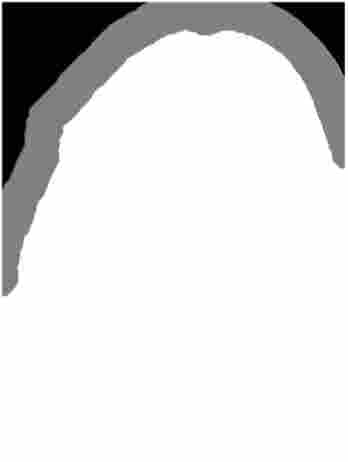
#> input picture img/new_girl_trimap.jpeg, 348 x 462 px; its folder holds 8 pictures in this run
$ jupyter execute --allow-errors new_girl.ipynb   (shell and % lines are left out)
#> lines starting #> are read from the running program, lines starting #| are printed output that depends on the picture; after the words box and inside, x2 and y2 are one past the last pixel; in counts of white or black regions, pixels touching at a corner belong together
[cell 1]
import numpy as np
import cv2
import matplotlib.pyplot as plt
# import plotly.express as px
import os
from  scipy import ndimage
IMAGES_FOLDER_PATH = "../../img"
import time

[cell 2]
def display_img_arr(img_arr, r, c, dim,titles_arr):
    fl = 0
    fig = plt.figure(figsize = dim)
    for i in range(r):
        for j in range(c):
            if len(img_arr) == fl:
                break
            ax1 = fig.add_subplot(r, c, fl + 1)
            ax1.set_title(titles_arr[fl], fontsize = 20)
            ax1.imshow(img_arr[fl], cmap = 'gray')
            fl = fl + 1
    plt.show()

def read_img(im_names):
    im = []
    im_gray = []
    for name in im_names:
        img =  cv2.imread(IMAGES_FOLDER_PATH+'/'+name)
        img = cv2.cvtColor(img, cv2.COLOR_BGR2RGB)
        if(len(im)>=1):
            img = cv2.resize(img,(im[0].shape[1],im[0].shape[0]))
        im.append(img)
        im_gray.append(cv2.cvtColor(img, cv2.COLOR_RGB2GRAY))
    return im, im_gray

[cell 3]
# gen trimap (for checking against bad quality trimaps)
img =  cv2.imread(IMAGES_FOLDER_PATH+'/'+'new_girl_trimap.jpeg',0)
#> img is the input picture: shape (462, 348); min 0, max 255, mean 219.5
# tri = cv2.resize(img,(images[0].shape[0],images[0].shape[1]))
def gen_tri(img,iters):
    """
    generates trimap given a matte or better quality tri-map
    returns trimap
    """
    kernel = np.ones((5,5),np.uint8)
    tri = cv2.erode(img,kernel,iterations = iters)

    for i in range(tri.shape[0]):
        for j in range(tri.shape[1]):
            if(tri[i][j]!=255 and tri[i][j]!=0):
                tri[i][j] = 127
    return tri

[cell 4]
img = cv2.imread(os.path.join(IMAGES_FOLDER_PATH, 'new_girl.jpeg'))
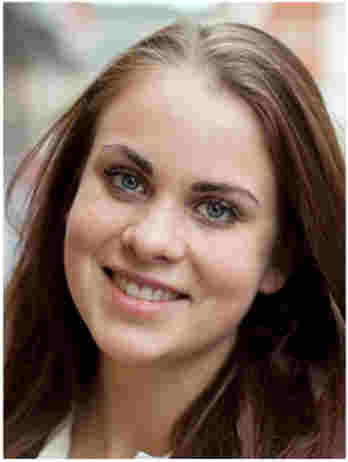
#> input picture img/new_girl.jpeg, 348 x 462 px
#> img is the input picture: shape (462, 348, 3); mean B, G, R 94.8, 105.7, 127.9
img = cv2.cvtColor(img, cv2.COLOR_BGR2RGB)
img_gray = cv2.imread(os.path.join(IMAGES_FOLDER_PATH, 'new_girl.jpeg'),0)
#> img_gray: shape (462, 348); min 0, max 255, mean 111
tri = cv2.imread(os.path.join(IMAGES_FOLDER_PATH, 'new_girl_trimap.jpeg'),0)


new_bg = cv2.imread(os.path.join(IMAGES_FOLDER_PATH, 'new_bg3.png'))
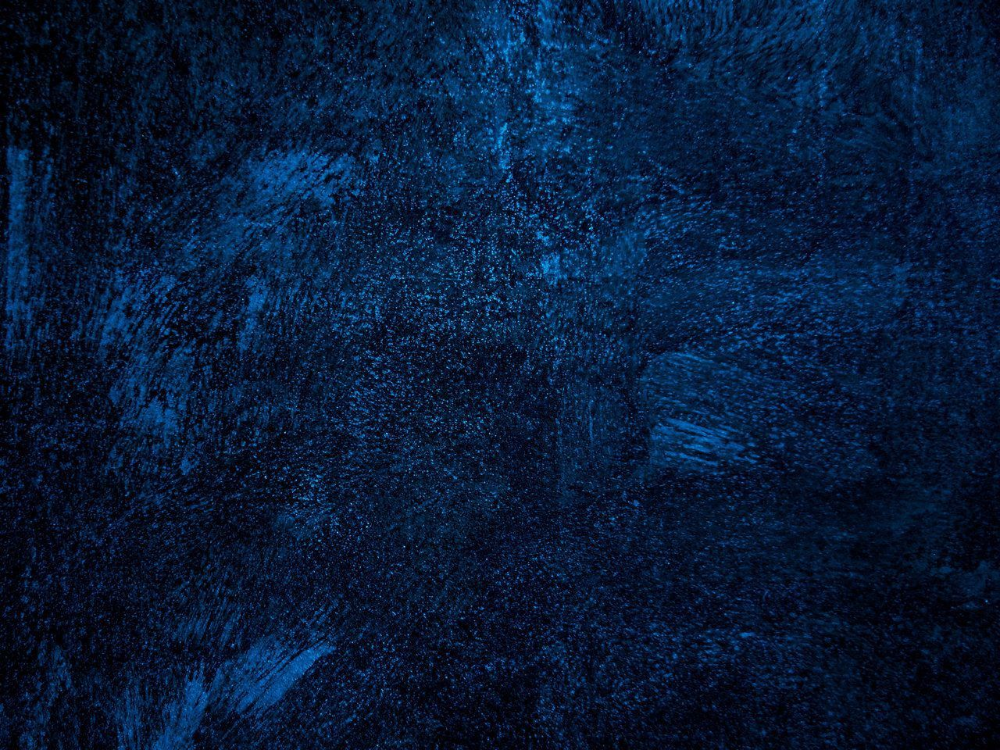
#> input picture img/new_bg3.png, 1000 x 750 px
#> new_bg is the input picture: shape (750, 1000, 3); mean B, G, R 56.4, 26.8, 8.8
new_bg = cv2.cvtColor(new_bg, cv2.COLOR_BGR2RGB)
new_bg = cv2.resize(new_bg, (img.shape[1],img.shape[0]))
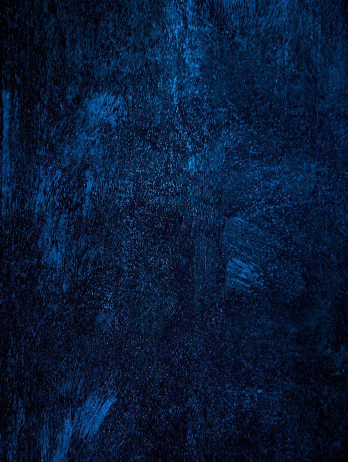
#> new_bg: shape (462, 348, 3); mean R, G, B 8.7, 26.7, 56.2
img3 = img
img3_gray = img_gray
tri3 = tri
new_bg3 = new_bg

[cell 5]
display_img_arr([img3,img3_gray,tri3,new_bg3], 2,2,(10,10), ['original img','grayscale','tri-map','new-bg'])
#> after the loop in display_img_arr, `for i in range(r):`: fl = 4

# Global Matting

Poisson Equation
$$\Delta \alpha = div (\frac{\nabla I}{F-B})$$
where, $\Delta = (\frac{\partial^2}{\partial x^2},\frac{\partial^2}{\partial y^2})$
is Laplacian Operator and div is divergence opertor

We solve this Poisson Equation using Gauss Siedel Iteration with overrealaxation method which is,

Given,  $$ \frac{\partial^2 f}{\partial x^2}+\frac{\partial^2 f}{\partial y^2} = S$$
$$ {f_{i,j}}^{(n+1)} = \frac{\beta}{4}({f_{i+1,j}}^{(n)} + {f_{i-1,j}}^{(n+1)}) + {f_{i,j+1}}^{(n)} + {f_{i,j-1}}^{(n+1)} - S_{i,j}) + (1-\beta){f_{i,j}}^{(n)}$$
where, $\beta$ lies in the range (1,2)

[cell 6]
def calc_masks(tri, img_gray):
    mask_bg = (tri<10)
    mask_fg = (tri>245)
    mask_unknown = (np.bitwise_and(tri>=10,tri<=245))

    fg = img_gray*(mask_fg)
    bg = img_gray*(mask_bg)
    unknown = img_gray*mask_unknown
    return [mask_fg,fg,mask_bg,bg,mask_unknown,unknown], ['fg mask','fg','bg mask','bg','mask unknown','unkown reg img']

def doubleDifferential(img, factor):
    dy, dx = np.gradient(img)
    d2y, _ = np.gradient(dy/factor)
    _, d2x = np.gradient(dx/factor)
    return d2y, d2x


def fb(img_gray,mask_fg,mask_bg,mask_unknown):
    F = img_gray*(mask_fg+mask_unknown)
    B = img_gray*(mask_bg+mask_unknown)
    return F, B

def global_alpha_matting(alpha,d2alpha,unknown_seg,iters = 50, threshold = 0.1, beta = 0.1):
    tic = time.time()
    prev_alpha = np.zeros(alpha.shape)
    diff = np.sum(np.abs(prev_alpha-alpha))

    for _ in range(iters):
        diff = np.sum(np.abs(prev_alpha-alpha))
        if diff < threshold:
            break
        for i in range(1,alpha.shape[0]-1):
            for j in range(1,alpha.shape[1]-1):
                if unknown_seg[i,j]!=0 :
                    alpha[i,j] = ((beta*(alpha[i,j-1]+alpha[i-1,j]+prev_alpha[i,j+1]+prev_alpha[i+1,j] - d2alpha[i,j])/4) + (1-beta)*prev_alpha[i,j])
    tac = time.time()
    return alpha, tac-tic

def grads(F,B,mask_fg,img_gray,mask_unknown):
    diff = np.minimum(np.maximum(F-B,0),255)

    diff = ndimage.filters.gaussian_filter(diff, 0.9)
    diff = np.minimum(np.maximum(diff,0),255)
    grad_y,grad_x = np.gradient(img_gray)
    diff[diff==0] = 1
    d2y_alpha, _ = np.gradient(grad_y/diff)
    _, d2x_alpha = np.gradient(grad_x/diff)
    d2alpha = d2y_alpha + d2x_alpha
    estimate_alpha = mask_fg + 0.5*mask_unknown
    return estimate_alpha, d2alpha, diff

def func_estimate_alpha(tri, img_gray):
    imgs, titles = calc_masks(tri, img_gray)
#> in calc_masks, `mask_bg = (tri<10)`:
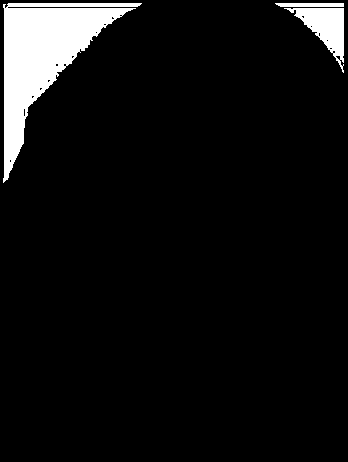
#> mask_bg: shape (462, 348) bool; 6.7% white; 3 white regions, box (x1, y1, x2, y2) and area: (3, 3, 142, 183) 8923, (284, 8, 344, 73) 1560, (275, 3, 344, 7) 267
#> in calc_masks, `mask_fg = (tri>245)`: mask_fg: shape (462, 348) bool; 79% white; 35 black regions (33 under 20 px), largest, box (x1, y1, x2, y2) and area: (0, 0, 346, 298) 33527, (347, 3, 348, 72) 69
#> in calc_masks, `mask_unknown = (np.bitwise_and(tri>=10,tri<=245))`: mask_unknown: shape (462, 348) bool; 14.3% white; 50 white regions (48 under 20 px), largest, box (x1, y1, x2, y2) and area: (0, 0, 346, 298) 22736, (347, 3, 348, 72) 69
    display_img_arr(imgs, 3,2,(10,10),titles)
    mask_fg,fg,mask_bg,bg,mask_unknown,unknown = imgs

    F,B = fb(img_gray,mask_fg,mask_bg,mask_unknown)
    display_img_arr([F,B], 1,2,(10,10),['F','B'])
#     print(mask_fg.shape,fg.shape,mask_bg.shape,bg.shape,mask_unknown.shape,unknown.shape,F.shape,B.shape,img_gray.shape)
    est_alpha, d2alpha, diff =  grads(F,B,mask_fg,img_gray,mask_unknown)
    return est_alpha, F, B, d2alpha, imgs, diff

def matting_combined(tri, img_gray):
    estimate_alpha, F, B, d2alpha, imgs, diff = func_estimate_alpha(tri, img_gray)
#> in func_estimate_alpha, `imgs, titles = calc_masks(tri, img_gray)`: imgs = 6 items; titles = ['fg mask', 'fg', 'bg mask', 'bg', 'mask unknown', 'unkown reg img']
#> in fb, `B = img_gray*(mask_bg+mask_unknown)`:
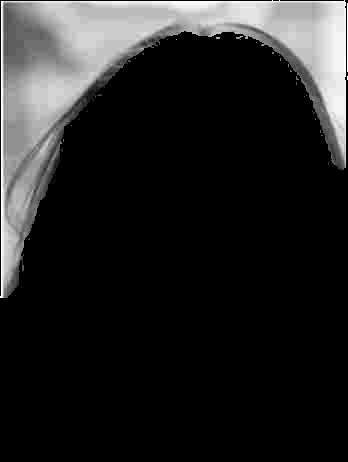
#> B: shape (462, 348); min 0, max 255, mean 35.6
#> in grads, `diff[diff==0] = 1`:
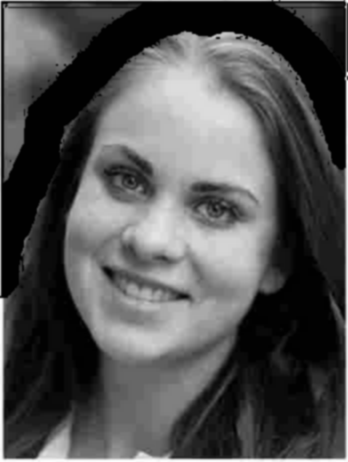
#> diff: shape (462, 348); min 1, max 253, mean 80.9
    mask_fg,fg,mask_bg,bg,mask_unknown,unknown = imgs
    alpha, _ = global_alpha_matting(estimate_alpha,d2alpha,mask_unknown)
    alpha = np.minimum(np.maximum(alpha,0),1)

    return {'alpha': alpha, 'F':F, 'B': B, 'diff': diff, 'unknown': unknown, 'mask_unknown': mask_unknown}

#     return alpha
# alpha = matting_combined(tri, img_gray)
all_data = matting_combined(tri, img_gray)
#> in matting_combined, `estimate_alpha, F, B, d2alpha, imgs, diff = func_estimate_alpha(tri, i..`: imgs = 6 items
#> in global_alpha_matting, `diff = np.sum(np.abs(prev_alpha-alpha))`: diff = 138548
#> the loop in global_alpha_matting, `for _ in range(iters):` made 50 passes
#> diff on passes 1 to 12: 138548, 129405.2, 129405.2, 129405.2, 129405.2, 129405.2, 129405.2, 129405.2, 129405.2, 129405.2, 129405.2, 129405.2
#> after the loop in global_alpha_matting, `for _ in range(iters):`:
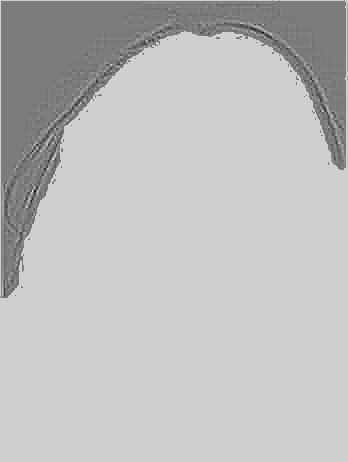
#> alpha: shape (462, 348) float64; min -1.47, max 1.56, mean 0.791; drawn with min black and max white
#> in matting_combined, `alpha = np.minimum(np.maximum(alpha,0),1)`:
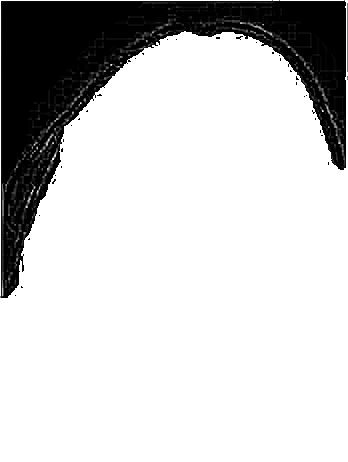
#> alpha: shape (462, 348) float64; min 0, max 1, mean 0.798
#> all_data = 6 items
## adding images also to this all_data
all_data.update({'img': img, 'img3_gray': img_gray})

## NOW all_data VARIABLE CONTAINS img, img_GRAY, ALPHA, DIFF, F, B, UNKNOWN


# display_img_arr([new_img ], 1,1,(10,10),['img with new bg'])

display_img_arr([all_data['alpha']], 1,2,(10,10),['alpha global matting'])

# Alpha blending

### I = α F + (1 − α )B

[cell 7]
def alpha_blend(new_bg3,alpha,img3 ):
    new_img = np.zeros(new_bg3.shape)
    new_img[:,:,0] = alpha*img3[:,:,0] + (1-alpha)*new_bg3[:,:,0]
    new_img[:,:,1] = alpha*img3[:,:,1] + (1-alpha)*new_bg3[:,:,1]
    new_img[:,:,2] = alpha*img3[:,:,2] + (1-alpha)*new_bg3[:,:,2]
    return np.int64(new_img)

new_img = alpha_blend(new_bg3,all_data['alpha'],img3)
#> in alpha_blend, `return np.int64(new_img)`:
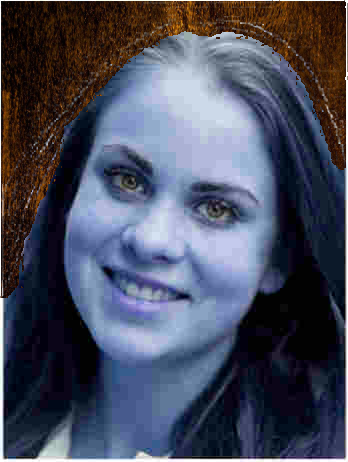
#> returned value: shape (462, 348, 3) int64; mean of channels 0, 1, 2 93.8, 76.7, 73.2; drawn as B, G, R
display_img_arr([new_img ], 1,2,(10,10),['img with new bg'])

[cell 8]
bg_names = ['jungle_bg.jpeg','flower_bg.jpeg','virtual_bg.jpeg','new_bg3.jpg']
#> (the rest of this cell did not finish here and is left out)

[cell 9]
# generate image in new bgs
new_imgs = []
#> (the rest of this cell did not finish here and is left out)

## Select Regions of Interest

[cell 10]
# get ROI from Select_roi.py

#returns top, left, bottom, right
# Select region where matte to be improved, after selecting type "quit"
#coords selected are saved in coords.txt file

[cell 11]
def read_coords():
    f = open('coords.txt','r')
    coords = f.read()
    f.close()
    # converting to int
    coord_int = []
    coords_i = coords.split(' ')
    for c in coords_i:
        if(c!=''):
            coord_int.append(int(c))
    return coord_int
# coords = read_coords()
coords = [2, 26, 286, 436]
print(coords)
left, top,add_right, add_bottom = coords
right = left + add_right
bottom = top + add_bottom
print(top, bottom, left, right)

## Diffusion Filtering

[cell 12]
# !pip install medpy

[cell 13]
from medpy.filter.smoothing import anisotropic_diffusion

[cell 14]
def diffusion(img):
    """
    args: img
    returns new img which is to be passed in for further refinement
    """
    diffused_image = anisotropic_diffusion(img3, niter=1, kappa=50, gamma=0.1, voxelspacing=None, option=1)
    ans = np.round(diffused_image)

    final_ans = np.empty(img3.shape, dtype=int)
    for k in range(3):
        for i in range(ans.shape[0]):
            for j in range(ans.shape[1]):
                final_ans[i, j, k] = int(ans[i, j, k])
    return final_ans
img_gray = cv2.imread(os.path.join(IMAGES_FOLDER_PATH, 'new_girl.jpeg'),0)
#> (the rest of this cell did not finish here and is left out)

[cell 15]
def local_matting(data_dic, top, bottom, left, right):
    h, w = data_dic['alpha'].shape[0], data_dic['alpha'].shape[1]
    local = 0
    if('local_matte' in data_dic.keys()):
        local = 1
        h, w = data_dic['local_matte'].shape[0], data_dic['local_matte'].shape[1]


    new_diff = data_dic['diff'][top:bottom+1, left:right+1]

    ## APPLYING GAUSSIAN FILTER ON THIS NEW DIFF
    new_diff = ndimage.filters.gaussian_filter(new_diff, 0.9)
    new_diff = np.minimum(np.maximum(new_diff,0),255)

    ## EXTRACTING SEGMENTS IN GIVEN RANGE FOR ORIGINAL IMAGE, FOREGROUND AND THE BACKGROUND
    required_img= data_dic['img3_gray'].copy()[top:bottom+1, left:right+1]
    required_fg = data_dic['F'].copy()[top:bottom+1,left:right+1]
    required_bg = data_dic['B'].copy()[top:bottom+1,left:right+1]
    required_unknown = data_dic['unknown'].copy()[top:bottom,left:right]
    required_alpha= data_dic['alpha'].copy()[top:bottom+1,left:right+1]
    if(local==1):
        required_alpha= data_dic['local_matte'].copy()[top:bottom+1,left:right+1]

    required_inverted_alpha= 1 - required_alpha
    required_mask_unknown = data_dic['mask_unknown'].copy()[top:bottom+1, left:right+1]


    ## GET DOUBLE DIFFERENTIAL FOR IMG, FOREGROUND AND BACKGROUND
    fg_d2y, fg_d2x = doubleDifferential(required_fg, new_diff)
    bg_d2y, bg_d2x = doubleDifferential(required_bg, new_diff)
    img_d2y, img_d2x = doubleDifferential(required_img, new_diff)
    weighted_fg = required_alpha*(fg_d2x+fg_d2y)
    weighted_bg = required_alpha*(bg_d2x+bg_d2y)
    new_d2alpha = img_d2x + img_d2y - weighted_fg - weighted_bg


#     display_img_arr([data_dic['alpha']], 1,2,(10,10),['alpha'])
    matte, time = global_alpha_matting(required_alpha,new_d2alpha,required_mask_unknown, iters= 50, threshold = 0.1, beta = 0.2)
#     display_img_arr([data_dic['alpha'],data_dic['mask_unknown']], 1,2,(10,10),['alpha','mask unkwon'])
    matte = np.minimum(np.maximum(matte,0),1)


#     matte, _= optimal_alpha_matting(required_alpha, new_d2alpha, required_unknown)

    return matte
all_data_2 = all_data.copy()
#> all_data_2 = 8 items
local_matte =  all_data_2['alpha'].copy()
# [7 lines of commented-out code are left out]
top,bottom,left,right = [ 347 ,475 ,130 ,195]
local_matte[top:bottom+1, left:right+1] = local_matting(all_data_2.copy(), top, bottom, left, right)
#> in local_matting, `required_bg = data_dic['B'].copy()[top:bottom+1,left:right+1]`: required_bg: shape (115, 66); every value is 0
#> in local_matting, `required_unknown = data_dic['unknown'].copy()[top:bottom,left:right]`: required_unknown: shape (115, 65); every value is 0
#> in local_matting, `required_alpha= data_dic['alpha'].copy()[top:bottom+1,left:right+1]`: required_alpha: shape (115, 66) float64; every value is 1
#> in local_matting, `required_inverted_alpha= 1 - required_alpha`: required_inverted_alpha: shape (115, 66) float64; every value is 0
#> in local_matting, `weighted_fg = required_alpha*(fg_d2x+fg_d2y)`:
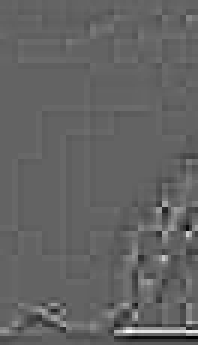
#> weighted_fg: shape (115, 66) float64 (shown 3 times larger); min -0.475, max 0.736, mean -0.000133; drawn with min black and max white
#> in local_matting, `matte, time = global_alpha_matting(required_alpha,new_d2alpha,required..`: time = 0.261
all_data_2['local_matte'] = local_matte

top,bottom,left,right = [367, 480, 386, 439]
#> (the rest of this cell did not finish here and is left out)

all_data_2['local_matte'] = local_matte


display_img_arr([all_data['alpha']], 1,2,(10,10),['global matte'])

local_matte = np.minimum(np.maximum(local_matte,0),1)
display_img_arr([local_matte], 1,2,(10,10),['local matte'])

### Local Poisson Matting vs Global Matting

[cell 16]
new_img_local = alpha_blend(new_bg3,local_matte,img3)
display_img_arr([new_img_local], 1,2,(10,10),['img with new bg using local matting'])
display_img_arr([new_img], 1,2,(10,10),['img with new bg using global matting'])

[cell 17]
bg_names = ['jungle_bg.jpeg','flower_bg.jpeg','virtual_bg.jpeg','new_bg3.jpg']
#> (the rest of this cell did not finish here and is left out)

[cell 18]
# generate image in new bgs
new_imgs = []
#> (the rest of this cell did not finish here and is left out)

[cell 19]
# saving imgages
save_path = '../../outs'
for i,im in enumerate(new_imgs):
    plt.imsave(save_path+'/'+'new_girl'+str(i)+'.png',im.astype('uint8'))
